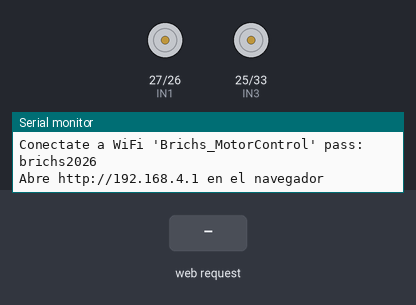
Bench run of a sketch on a simulated ESP32. Shown: motor-driver pin pairs drawn as motors (green arrow = first pin HIGH = forward, orange = second pin HIGH = backward, longer = more drive, scaled by the enable pin), the last lines printed to the serial monitor. The inputs (shaded band) are chosen by the test bench.

Above: at 1.7 s.
1.8 s: HTTP request GET /avanzar received
At 2.2 s:
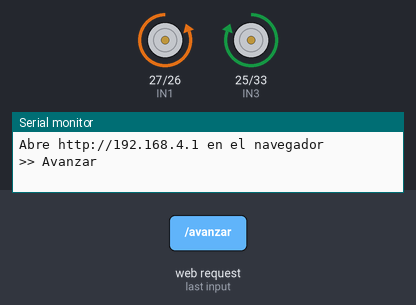
3.3 s: HTTP request GET /retroceder received
At 4.5 s:
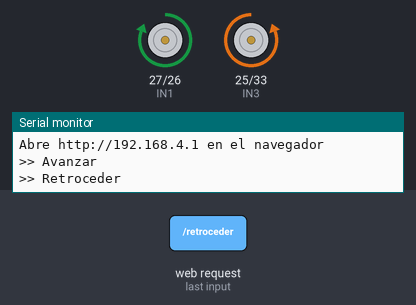
4.8 s: HTTP request GET /izquierda received
At 5.7 s:
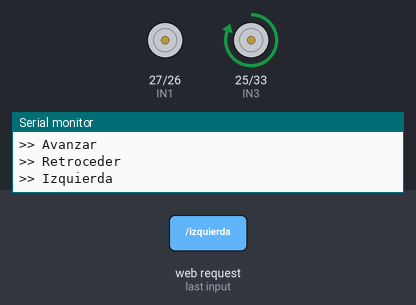
6.3 s: HTTP request GET /derecha received
At 6.9 s:
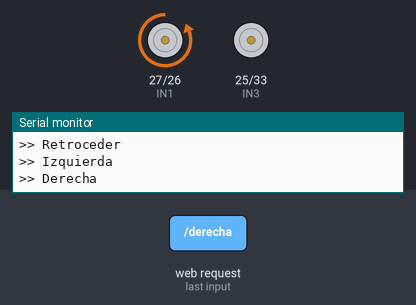
7.8 s: HTTP request GET /parar received
At 9.2 s:
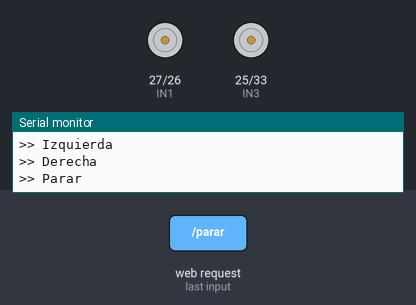
Timing chart, 0 to 10.3 s (numbered marks = the images above; inputs shaded):
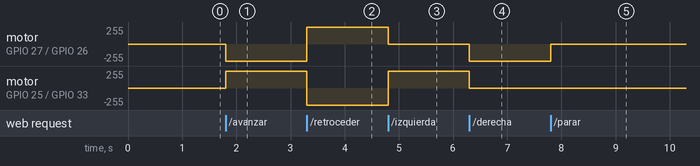

Measured:
- after the input at 1.8 s, motor on GPIO 27 (IN1) / GPIO 26 (IN2): stopped → backward 255/255 at once; motor on GPIO 25 (IN3) / GPIO 33 (IN4): stopped → forward 255/255 at once
- after the input at 3.3 s, motor on GPIO 27 (IN1) / GPIO 26 (IN2): backward 255/255 → forward 255/255 at once; motor on GPIO 25 (IN3) / GPIO 33 (IN4): forward 255/255 → backward 255/255 at once
- after the input at 4.8 s, motor on GPIO 27 (IN1) / GPIO 26 (IN2): forward 255/255 → stopped at once; motor on GPIO 25 (IN3) / GPIO 33 (IN4): backward 255/255 → forward 255/255 at once
- after the input at 6.3 s, motor on GPIO 27 (IN1) / GPIO 26 (IN2): stopped → backward 255/255 at once; motor on GPIO 25 (IN3) / GPIO 33 (IN4): forward 255/255 → stopped at once
- after the input at 7.8 s, motor on GPIO 27 (IN1) / GPIO 26 (IN2): backward 255/255 → stopped at once

The sketch:

test_wifi_motores.ino
```cpp
/*
 * BRICHS MÍNIMO - Solo WiFi + Motores
 * Sin GPS, sin micrófono, sin nada más
 * Para diagnosticar si WiFi interfiere con motores
 */

#include <WiFi.h>
#include <WebServer.h>

const char* ap_ssid     = "Brichs_MotorControl";
const char* ap_password = "brichs2026";

#define IN1 27
#define IN2 26
#define ENA 14
#define IN3 25
#define IN4 33
#define ENB 32

WebServer server(80);
String estadoA = "Detenido";
String estadoB = "Detenido";

void motorA_fwd() { digitalWrite(IN1,LOW);  digitalWrite(IN2,HIGH); digitalWrite(ENA,HIGH); estadoA="Adelante"; }
void motorA_rev() { digitalWrite(IN1,HIGH); digitalWrite(IN2,LOW);  digitalWrite(ENA,HIGH); estadoA="Atras"; }
void motorA_stp() { digitalWrite(IN1,LOW);  digitalWrite(IN2,LOW);  digitalWrite(ENA,LOW);  estadoA="Detenido"; }
void motorB_fwd() { digitalWrite(IN3,HIGH); digitalWrite(IN4,LOW);  digitalWrite(ENB,HIGH); estadoB="Adelante"; }
void motorB_rev() { digitalWrite(IN3,LOW);  digitalWrite(IN4,HIGH); digitalWrite(ENB,HIGH); estadoB="Atras"; }
void motorB_stp() { digitalWrite(IN3,LOW);  digitalWrite(IN4,LOW);  digitalWrite(ENB,LOW);  estadoB="Detenido"; }

void avanzar()  { motorA_fwd(); motorB_fwd(); Serial.println(">> Avanzar"); }
void retro()    { motorA_rev(); motorB_rev(); Serial.println(">> Retroceder"); }
void izq()      { motorA_stp(); motorB_fwd(); Serial.println(">> Izquierda"); }
void der()      { motorA_fwd(); motorB_stp(); Serial.println(">> Derecha"); }
void parar()    { motorA_stp(); motorB_stp(); Serial.println(">> Parar"); }

const char PAGINA[] PROGMEM = R"rawliteral(<!DOCTYPE html>
<html><head><meta charset="UTF-8">
<meta name="viewport" content="width=device-width,initial-scale=1.0,user-scalable=no">
<title>Brichs</title>
<style>
*{margin:0;padding:0;box-sizing:border-box}
body{font-family:sans-serif;background:#0a0e1a;color:#e2e8f0;min-height:100vh;display:flex;justify-content:center}
.c{max-width:400px;width:100%;padding:20px}
h1{text-align:center;font-size:1.8rem;margin:20px 0;background:linear-gradient(135deg,#06d6a0,#4361ee,#7209b7);-webkit-background-clip:text;-webkit-text-fill-color:transparent}
.info{text-align:center;font-size:.7rem;color:#94a3b8;margin-bottom:20px}
.dpad{display:grid;grid-template-areas:'. up .' 'left stop right' '. down .';grid-template-columns:1fr 1fr 1fr;gap:10px;max-width:280px;margin:0 auto 20px}
.db{aspect-ratio:1;border:none;border-radius:16px;font-size:1.8rem;cursor:pointer;display:flex;align-items:center;justify-content:center}
.db:active{transform:scale(.9)}
.up{grid-area:up;background:#0d4a33;color:#06d6a0}
.dn{grid-area:down;background:#4a0d1e;color:#ef233c}
.lt{grid-area:left;background:#0d2a4a;color:#4361ee}
.rt{grid-area:right;background:#3a0d4a;color:#b14aed}
.st{grid-area:stop;background:#332200;color:#f8e16c;border:2px solid rgba(248,225,108,.3)}
.estado{text-align:center;padding:15px;background:rgba(15,23,42,.85);border:1px solid rgba(255,255,255,.08);border-radius:12px;margin-top:10px}
.estado span{font-weight:700;color:#06d6a0}
#log{margin-top:15px;padding:10px;background:rgba(0,0,0,.3);border-radius:8px;font-size:.7rem;color:#94a3b8;max-height:150px;overflow-y:auto}
</style></head><body>
<div class="c">
<h1>&#x26A1; BRICHS</h1>
<div class="info">WiFi + Motores (Sin GPS/Mic)</div>
<div class="dpad">
<button class="db up" onclick="go('avanzar')">&#x25B2;</button>
<button class="db lt" onclick="go('izquierda')">&#x25C4;</button>
<button class="db st" onclick="go('parar')">&#x23F9;</button>
<button class="db rt" onclick="go('derecha')">&#x25BA;</button>
<button class="db dn" onclick="go('retroceder')">&#x25BC;</button>
</div>
<div class="estado">Motor A: <span id="mA">Detenido</span> | Motor B: <span id="mB">Detenido</span></div>
<div id="log"></div>
</div>
<script>
function go(a){
  var l=document.getElementById('log');
  l.innerHTML='<div>> '+a+'...</div>'+l.innerHTML;
  fetch('/'+a).then(function(r){return r.text()}).then(function(t){
    l.innerHTML='<div style="color:#06d6a0">> '+a+': '+t+'</div>'+l.innerHTML;
    upd();
  }).catch(function(e){
    l.innerHTML='<div style="color:#ef233c">> ERROR: '+e+'</div>'+l.innerHTML;
  });
}
function upd(){
  fetch('/estado').then(function(r){return r.json()}).then(function(d){
    document.getElementById('mA').textContent=d.a;
    document.getElementById('mB').textContent=d.b;
  }).catch(function(){});
}
setInterval(upd,3000);
</script></body></html>)rawliteral";

void setup() {
  Serial.begin(115200);
  delay(500);
  Serial.println("\n============================");
  Serial.println("  BRICHS MINIMO v1.0");
  Serial.println("  Solo WiFi + Motores");
  Serial.println("============================\n");

  // Motores
  pinMode(IN1, OUTPUT); pinMode(IN2, OUTPUT);
  pinMode(IN3, OUTPUT); pinMode(IN4, OUTPUT);
  pinMode(ENA, OUTPUT); pinMode(ENB, OUTPUT);
  parar();
  Serial.println("[OK] Motores (digitalWrite)");

  // WiFi solo AP (sin STA para no bloquear)
  WiFi.mode(WIFI_AP);
  WiFi.softAP(ap_ssid, ap_password);
  Serial.println("[OK] AP: " + String(ap_ssid));
  Serial.println("[OK] IP: " + WiFi.softAPIP().toString());

  // Rutas
  server.on("/", []() {
    server.send_P(200, "text/html", PAGINA);
    Serial.println("[WEB] Pagina enviada");
  });
  server.on("/avanzar",    []() { avanzar(); server.send(200,"text/plain","OK"); });
  server.on("/retroceder", []() { retro();   server.send(200,"text/plain","OK"); });
  server.on("/izquierda",  []() { izq();     server.send(200,"text/plain","OK"); });
  server.on("/derecha",    []() { der();     server.send(200,"text/plain","OK"); });
  server.on("/parar",      []() { parar();   server.send(200,"text/plain","OK"); });
  server.on("/estado",     []() {
    server.send(200,"application/json","{\"a\":\""+estadoA+"\",\"b\":\""+estadoB+"\"}");
  });

  server.begin();
  Serial.println("[OK] Servidor en http://192.168.4.1");
  Serial.println("[OK] Heap libre: " + String(ESP.getFreeHeap()) + " bytes\n");
  Serial.println("Conectate a WiFi 'Brichs_MotorControl' pass: brichs2026");
  Serial.println("Abre http://192.168.4.1 en el navegador\n");
}

void loop() {
  server.handleClient();
}
```
